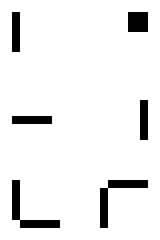
%> input picture maps/rmap_grid5.png, 80 x 120 px (shown 2 times larger); its folder holds 4 pictures in this run
$ octave main1.m   (GNU Octave 9; MATLAB toolbox functions it lacks are replaced by stand-ins)
%> lines starting %> are read from the running program, lines starting %| are printed output that depends on the picture; in (x1, y1, x2, y2) boxes, pixels count from 0 and x2, y2 are one past the last pixel; in counts of white or black regions, pixels touching at a corner belong together; the program's own positions count from 1
### matlab/utils/loadMap.m
function [map] = loadMap(map_name, flip)
%> called with map_name = 'rmap'

    if nargin < 2
        flip = false;
    end
    try
        image_name = sprintf('../maps/%s_grid5.png', map_name);
        image = imread(image_name);
%> image is the input picture: size 120x80x3 uint8; 93.1% white; 6 black regions, box (x1, y1, x2, y2) and area: (6, 90, 30, 114) 160, (50, 90, 74, 114) 160, (64, 6, 74, 16) 100, (6, 6, 10, 26) 80, (70, 50, 74, 70) 80, (6, 58, 26, 62) 80

    catch
        image = imread(map_name);
    end

    map = 1 - double(image(:, :, 1)) ./ 255;

    if flip
        map = flipud(map);
    end
end

### matlab/utils/connectRobot.m
function [tbot] = connectRobot(connectionType)
    if ( ~exist("tbot") )

        switch connectionType
            case "sim"
                 IP_TURTLEBOT = "192.168.56.101";
                IP_HOST_COMPUTER = "192.168.56.1";
            case "tbot1"
                IP_TURTLEBOT = "192.168.1.200";
                IP_HOST_COMPUTER = "192.168.1.108";
            case "tbot2"
                IP_TURTLEBOT = "192.168.1.201";
                IP_HOST_COMPUTER = "192.168.1.108";
        end

        tbot = TurtleBot3(IP_TURTLEBOT, IP_HOST_COMPUTER);

        if( tbot.getVersion() < 0.9 )
            error('TurtleBot v09 required');
        end
    end
end

### matlab/main1.m
rosshutdown; clear; close all;

% Map
map = loadMap("rmap");

% Add walls to the map
wall_th_m  = 0.02;
scale_val  = 40;            % px / m  (set equal to mapParams.scale below)
tpx        = max(1, round(wall_th_m * scale_val));
map(1:tpx,        :) = 1;
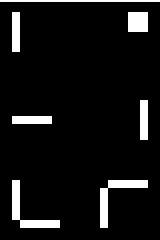
%> map: size 120x80 double (shown 2 times larger); values 0 (black) and 1 (white), 7.7% white; 7 white regions, largest, box (x1, y1, x2, y2) and area: (6, 90, 30, 114) 160, (50, 90, 74, 114) 160, (64, 6, 74, 16) 100
map(end-tpx+1:end,:) = 1;
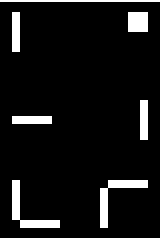
%> map: size 120x80 double (shown 2 times larger); values 0 (black) and 1 (white), 8.5% white; 8 white regions, largest, box (x1, y1, x2, y2) and area: (6, 90, 30, 114) 160, (50, 90, 74, 114) 160, (64, 6, 74, 16) 100
map(:, 1:tpx)        = 1;
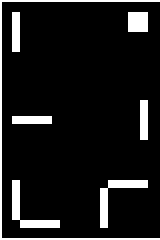
%> map: size 120x80 double (shown 2 times larger); values 0 (black) and 1 (white), 9.8% white; 7 white regions, largest, box (x1, y1, x2, y2) and area: (0, 0, 80, 120) 278, (6, 90, 30, 114) 160, (50, 90, 74, 114) 160
map(:, end-tpx+1:end)= 1;
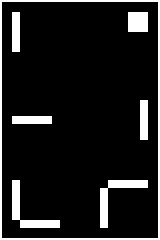
%> map: size 120x80 double (shown 2 times larger); values 0 (black) and 1 (white), 11% white; 7 white regions, largest, box (x1, y1, x2, y2) and area: (0, 0, 80, 120) 396, (6, 90, 30, 114) 160, (50, 90, 74, 114) 160

% Build log odds (in case slam is activated)
log_odds_map = log(map ./ (1 - map));
%> log_odds_map: size 120x80 double; every value is NaN or infinite
log_odds_map = max(-5, min(5, log_odds_map));

% Map parameters
mapParams.map            = map;
mapParams.update         = "bayesian";
mapParams.initialProb    = map;
mapParams.initialLogOdds = log_odds_map;
mapParams.scale          = 40;
mapParams.origin         = 0;
mapParams.size           = [120, 80];
mapParams.maxRange       = 3;
mapParams.lidarMaxRange  = 2;

% Controller parameters
params.kv                = 2.0;
params.ki                = 0.1;
params.ks                = 3.0;
params.distance          = 0.1;
params.vMax              = 0.15;
params.wMax              = 2.8;
params.rate              = 2000;
params.T                 = 6000;
params.dt                = 0.05;
params.toleranceError    = 0.15;
params.finalToleranceError = 0.10;
params.ekf               = true;
params.estimatePose      = true;

% Avoidance
avoidance = "vfh";
avoidParams.windowSize    = 14;
avoidParams.sectorWidth   = pi/36;
avoidParams.numSectors    = round(2*pi / avoidParams.sectorWidth);
avoidParams.valleyMinWidth = 20;
avoidParams.threshold     = 0.2;
avoidParams.smoothSigma   = 0.75;

% Path 1
% initialPose = [1, 0.5, pi/2];
% pathWorld = [1, 1.5];

% Path 2
initialPose = [0.5, 1, 0];
pathWorld = [2.5, 0.75];

% Connect robot
tbot = connectRobot("sim");
%> the run ends on the next line
